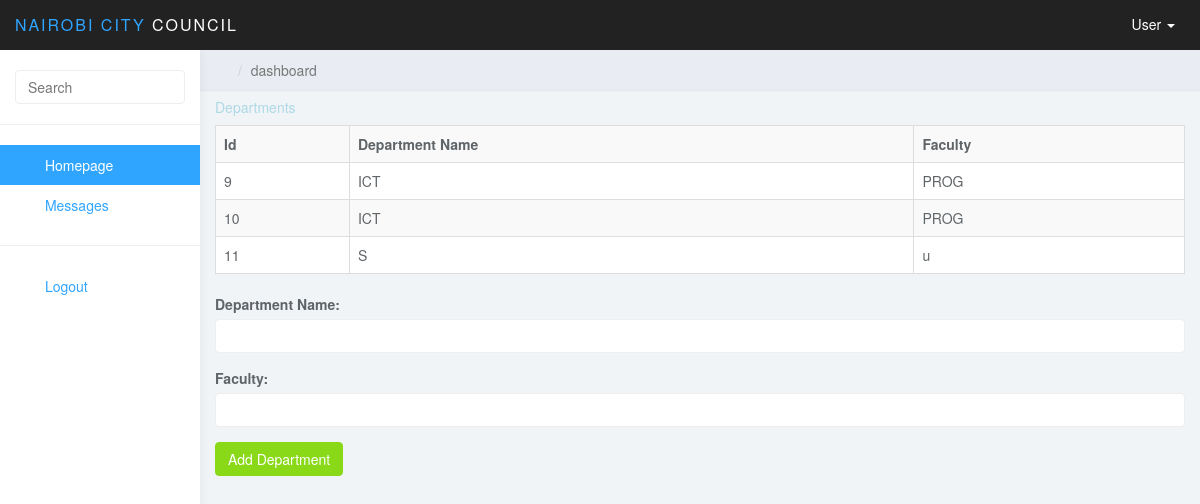
The app's page /login/admin/dep.php (signed in), older data.
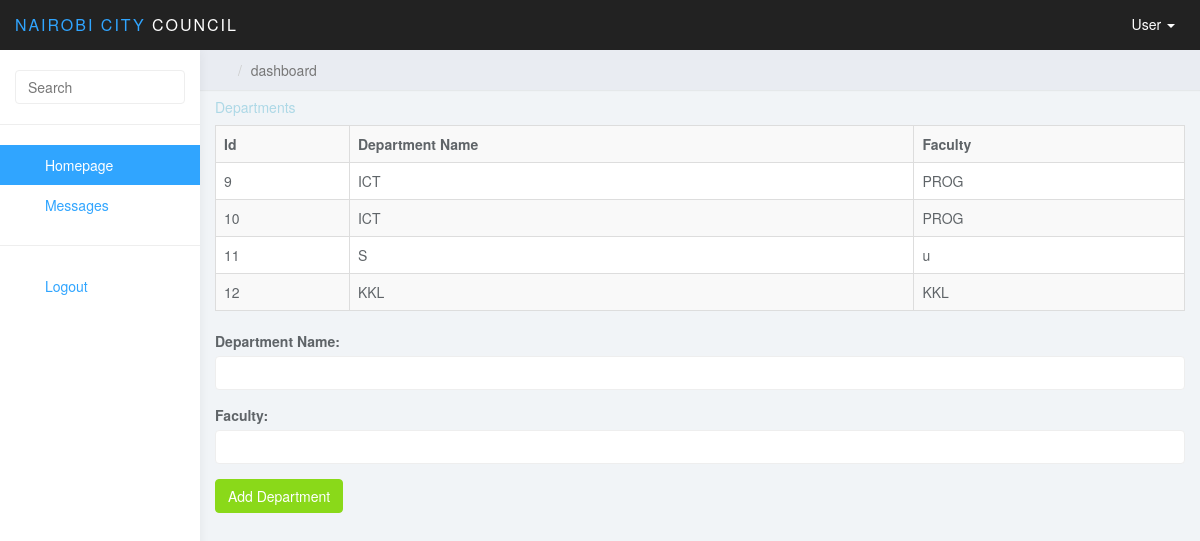
The same page, newer data.
### tables this page shows
CREATE TABLE `department_table` (
  `department_id` int(11) NOT NULL,
  `department_name` varchar(50) NOT NULL,
  `department_faculty` varchar(50) NOT NULL
);

### login/admin/dep.php (the view, shortened to what this page needs)
<!DOCTYPE html>
<html>
<head>
<link href="../css/bootstrap.min.css" rel="stylesheet">
<link href="../css/datepicker3.css" rel="stylesheet">
<link href="../css/styles.css" rel="stylesheet">
<link rel="stylesheet" href="../custom/css/pikaday.css">
</head>
<body>
	<nav class="navbar navbar-inverse navbar-fixed-top" role="navigation">
		<div class="container-fluid">
			<div class="navbar-header">
				<a class="navbar-brand" href="#"><span> Nairobi City</span> Council</a>
				<ul class="user-menu">
					<li class="dropdown pull-right">
						<a href="#" class="dropdown-toggle" data-toggle="dropdown"><svg class="glyph stroked male-user"><use xlink:href="#stroked-male-user"></use></svg> User <span class="caret"></span></a>
					</li>
				</ul>
			</div>
		</div>
	</nav>
	<div id="sidebar-collapse" class="col-sm-3 col-lg-2 sidebar">
		<form role="search">
			<div class="form-group">
				<input type="text" class="form-control" placeholder="Search">
			</div>
		</form>
		<ul class="nav menu">
			<li class="active"><a href="index.php"><svg class="glyph stroked dashboard-dial"><use xlink:href="#stroked-dashboard-dial"></use></svg> Homepage</a></li>
			<li class="parent">
				<a href="#">
					<span data-toggle="collapse" href="#sub-item-2"><svg class="glyph stroked chevron-down"><use xlink:href="#stroked-chevron-down"></use></svg></span> Messages
				</a>
			</li>
			<li role="presentation" class="divider"></li>
			<li><a href="../logout.php"><svg class="glyph stroked male-user"><use xlink:href="#stroked-male-user"></use></svg> Logout</a></li>
		</ul>
	</div>
	<div class="col-sm-9 col-sm-offset-3 col-lg-10 col-lg-offset-2 main">
		<div class="row">
			<ol class="breadcrumb">
				<li><a href="#"><svg class="glyph stroked home"><use xlink:href="#stroked-home"></use></svg></a></li>
				<li class="active">dashboard</li>
			</ol>
		</div>
		<div class="content">
			<p><h5><b></b><font color="lightblue">Departments </font></b></h5></p>
            <?php
            include("../connection/connector.php");
            $query1="SELECT * FROM department_table";
            $resource1=mysql_query($query1,$conn);
            echo "
		<table align=\"center\" border=\"0\" width=\"90%\" class=\"table table-bordered table-striped\" data-pagination=\"true\" data-sort-name=\"name\" >
		<tr>
		<td><b>Id</b></td><td><b>Department Name</b></td> <td><b>Faculty</b></td></td></tr> ";
            while($result1=mysql_fetch_array($resource1))
            {
                echo "<tr><td>".$result1[0]."</td><td>".$result1[1]."</td><td>".$result1[2]."</td></tr>";
            } echo "</table>";
            ?>
            <form class=""  method="POST" id="form1">
				<fieldset>
					<div class="form-group">
                        <label for="depname" >Department Name:</label>
                        <input type="text" class="form-control" id="depname" name="depname" required="" >
                    </div>
                    <div class="form-group">
                        <label for="faculty" >Faculty:</label>
                        <input type="text" class="form-control" id="faculty" name="faculty" required="" >
                    </div>
					<button type="submit" name="create" class="btn btn-primary btn-success">Add Department</button>
				</fieldset>
			</form>
		</div>
	</div>
	</body>
	</html>

Row changes from the older to the newer data that the page shows:
added department_table: department_id "12", department_name "KKL", department_faculty "KKL"
